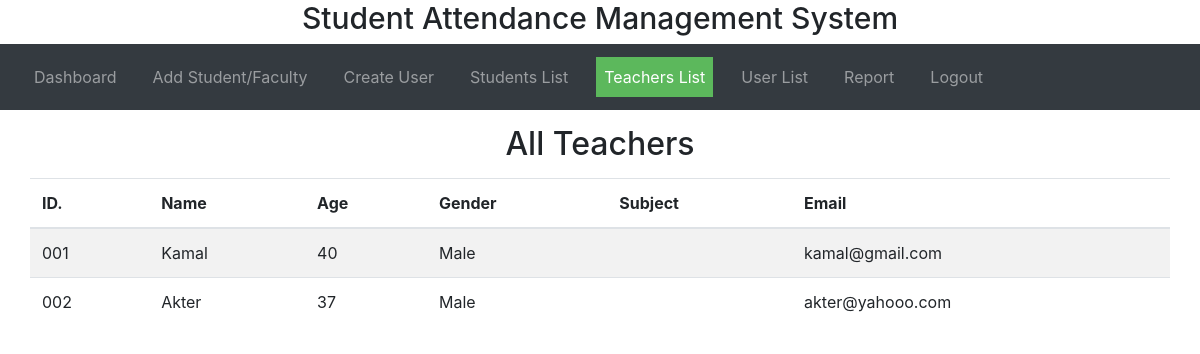
Page /teacher-list.php on the earlier database version.
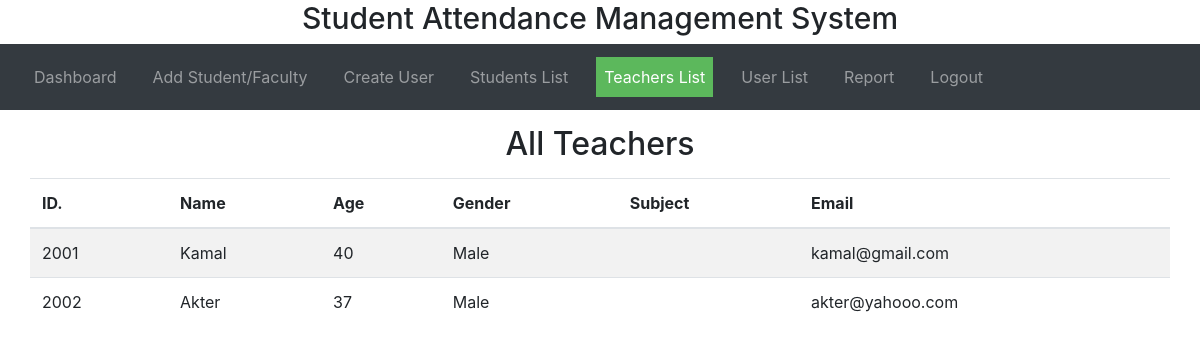
Same page on the later database version.
### tables this page shows
CREATE TABLE `teacher` (
  `id` varchar(30) NOT NULL,
  `name` varchar(30) NOT NULL,
  `age` varchar(30) NOT NULL,
  `gender` varchar(30) NOT NULL,
  `email` varchar(30) NOT NULL
);

### teacher-list.php (the view, shortened to what this page needs)
<?php
     $conn = mysqli_connect("localhost", "root","","sams");
?>
<!DOCTYPE html>
<html lang="en">
<head>
  <link rel="stylesheet" href="https://maxcdn.bootstrapcdn.com/bootstrap/4.5.2/css/bootstrap.min.css">
  <link rel="stylesheet" href="css/style.css">
</head>
<body>
<h3 class="header">Student Attendance Management System</h3>
    <nav class="navbar navbar-expand-sm bg-dark navbar-dark">
       <ul class="navbar-nav">
        <li class="nav-item">
          <a class="nav-link" href="admin.php">Dashboard</a>
        </li>
        <li class="nav-item">
          <a class="nav-link" href="admin-add-user.php">Add Student/Faculty</a>
        </li>
        <li class="nav-item">
          <a class="nav-link" href="create-user.php">Create User</a>
        </li>
        <li class="nav-item">
          <a class="nav-link" href="student-list.php">Students List</a>
        </li>
        <li class="nav-item">
          <a class="nav-link active" href="teacher-list.php">Teachers List</a>
        </li>
        <li class="nav-item">
          <a class="nav-link" href="user-list.php">User List</a>
        </li>
        <li class="nav-item">
          <a class="nav-link" href="report.php">Report</a>
        </li>
        <li class="nav-item">
          <a class="nav-link" href="login.php">Logout</a>
        </li>
      </ul>
    </nav>
<h2 style="text-align:center; margin: 15px 0;">All Teachers</h2>
<div class="container">
  <div class="row">
    <table class="table table-striped table-hover">
        <thead>
        <tr>
          <th scope="col">ID.</th>
          <th scope="col">Name</th>
          <th scope="col">Age</th>
          <th scope="col">Gender</th>
          <th scope="col">Subject</th>
          <th scope="col">Email</th>
        </tr>
        </thead>
     <?php
       $all_query = mysqli_query($conn, "SELECT * from teacher ORDER BY id asc");
       while ($data = mysqli_fetch_array($all_query)) {
       ?>
       <tr>
         <td><?php echo $data['id']; ?></td>
         <td><?php echo $data['name']; ?></td>
         <td><?php echo $data['age']; ?></td>
         <td><?php echo $data['gender']; ?></td>
         <td><?php echo $data['subject']; ?></td>
         <td><?php echo $data['email']; ?></td>
       </tr>
       <?php
            }
        ?>
      </table>
  </div>
</div>
</body>
</html>

Differences in the rows shown:
removed teacher: id "001", name "Kamal", age "40", gender "Male", email "kamal@gmail.com"
removed teacher: id "002", name "Akter", age "37", gender "Male", email "akter@yahooo.com"
added teacher: id "2001", name "Kamal", age "40", gender "Male", email "kamal@gmail.com"
added teacher: id "2002", name "Akter", age "37", gender "Male", email "akter@yahooo.com"
